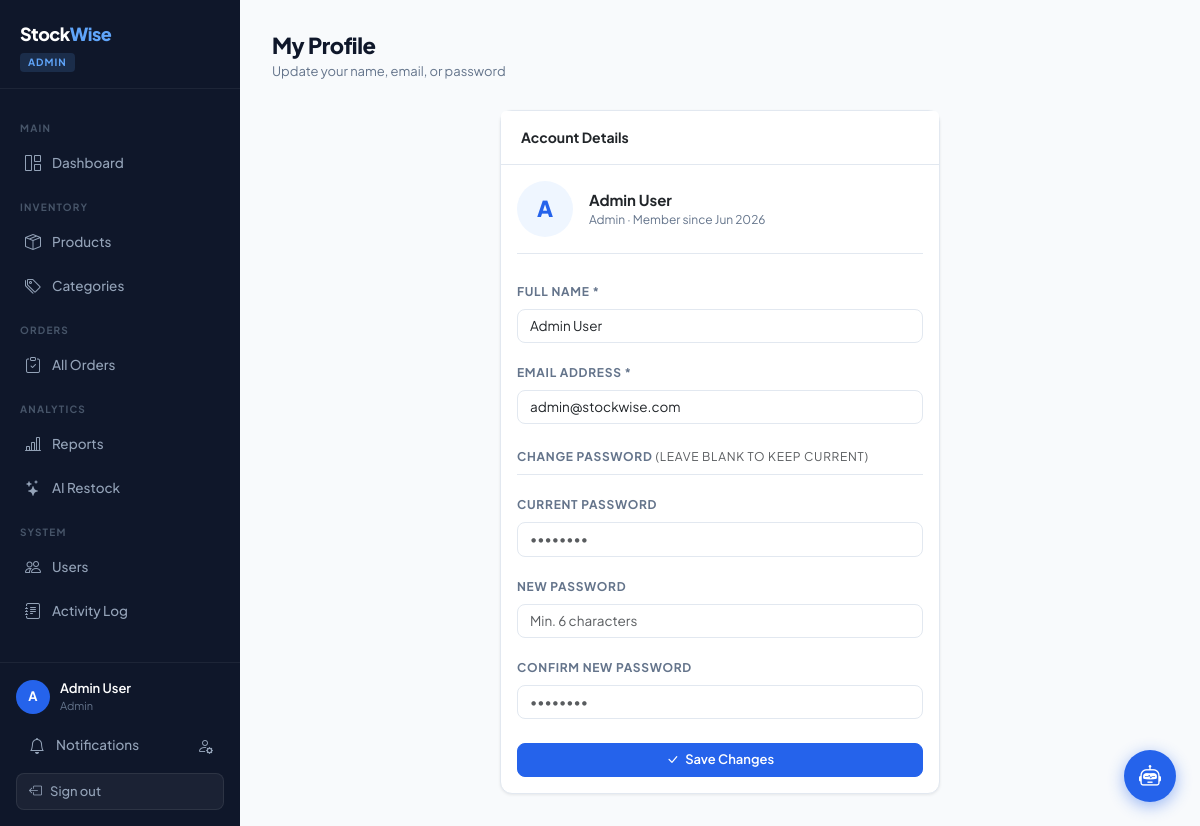
The app's page /profile.php (signed in) with its own data.
### tables this page shows
CREATE TABLE users (
    id          INT AUTO_INCREMENT PRIMARY KEY,
    name        VARCHAR(100) NOT NULL,
    email       VARCHAR(150) NOT NULL UNIQUE,
    password    VARCHAR(255) NOT NULL,
    role        ENUM('admin', 'staff') NOT NULL DEFAULT 'staff',
    is_active   TINYINT(1) NOT NULL DEFAULT 1,
    created_at  DATETIME DEFAULT CURRENT_TIMESTAMP,
    updated_at  DATETIME DEFAULT CURRENT_TIMESTAMP ON UPDATE CURRENT_TIMESTAMP
);

### classes/Auth.php (called while the page is built, shortened)
<?php
class Auth {
    public static function user(): array {
        return [
            'id'   => $_SESSION['user_id']   ?? null,
            'name' => $_SESSION['user_name'] ?? 'Guest',
            'role' => $_SESSION['user_role'] ?? null,
        ];
    }
    public static function isAdmin(): bool {
        return ($_SESSION['user_role'] ?? '') === 'admin';
    }
}

### profile.php (the view, shortened to what this page needs)
<?php
require_once __DIR__ . '/classes/Auth.php';
$me = Auth::user();
$db = Database::getInstance();
$row = $db->prepare('SELECT name, email, role, created_at FROM users WHERE id=?');
$row->execute([$me['id']]);
$profile = $row->fetch();
$activePage = 'profile';
include __DIR__ . '/includes/header.php';
?>
<div class="page-header">
    <h1 class="page-title">My Profile</h1>
    <div class="page-subtitle">Update your name, email, or password</div>
</div>
<div class="row g-3 justify-content-center">
    <div class="col-md-6">
        <div class="card">
            <div class="card-header">Account Details</div>
            <div class="card-body">
                <div class="d-flex align-items-center gap-3 mb-4 pb-3" style="border-bottom:1px solid #E2E8F0;">
                    <div style="width:56px;height:56px;border-radius:50%;background:#EFF6FF;color:#2563EB;
                                display:flex;align-items:center;justify-content:center;font-size:22px;font-weight:800;">
                        <?= strtoupper(substr($profile['name'], 0, 1)) ?>
                    </div>
                    <div>
                        <div style="font-size:15px;font-weight:700;"><?= htmlspecialchars($profile['name']) ?></div>
                        <div style="font-size:12px;color:#64748B;">
                            <?= ucfirst($profile['role']) ?> · Member since <?= date('M Y', strtotime($profile['created_at'])) ?>
                        </div>
                    </div>
                </div>
                <form method="POST">
                    <div class="mb-3">
                        <label class="form-label">Full Name *</label>
                        <input type="text" class="form-control" name="name"
                               value="<?= htmlspecialchars($profile['name']) ?>" required>
                    </div>
                    <div class="mb-4">
                        <label class="form-label">Email Address *</label>
                        <input type="email" class="form-control" name="email"
                               value="<?= htmlspecialchars($profile['email']) ?>" required>
                    </div>
                    <div class="mb-3" style="font-size:12px;font-weight:700;text-transform:uppercase;
                                            letter-spacing:.06em;color:#64748B;padding-bottom:8px;
                                            border-bottom:1px solid #E2E8F0;">
                        Change Password <span class="fw-normal text-muted">(leave blank to keep current)</span>
                    </div>
                    <div class="mb-3">
                        <label class="form-label">Current Password</label>
                        <input type="password" class="form-control" name="current_password" placeholder="••••••••">
                    </div>
                    <div class="mb-3">
                        <label class="form-label">New Password</label>
                        <input type="password" class="form-control" name="new_password" placeholder="Min. 6 characters" minlength="6">
                    </div>
                    <div class="mb-4">
                        <label class="form-label">Confirm New Password</label>
                        <input type="password" class="form-control" name="confirm_password" placeholder="••••••••">
                    </div>
                    <button type="submit" class="btn btn-primary w-100">
                        <i class="bi bi-check-lg me-1"></i> Save Changes
                    </button>
                </form>
            </div>
        </div>
    </div>
</div>
<?php include __DIR__ . '/includes/footer.php'; ?>

### includes/header.php (shortened to what this page needs)
<?php
$user = Auth::user();
?>
<!DOCTYPE html>
<html lang="en">
<head>
    <link href="https://cdn.jsdelivr.net/npm/bootstrap@5.3.2/dist/css/bootstrap.min.css" rel="stylesheet">
    <link href="https://cdn.jsdelivr.net/npm/bootstrap-icons@1.11.3/font/bootstrap-icons.css" rel="stylesheet">
</head>
<body>
<aside class="sidebar">
    <div class="sidebar-brand">
        <div class="sidebar-brand-name">Stock<span>Wise</span></div>
        <div class="sidebar-role-badge"><?= ucfirst($user['role']) ?></div>
    </div>
    <nav class="sidebar-nav">
        <?php if (Auth::isAdmin()): ?>
        <div class="sidebar-section-label">Main</div>
        <a href="<?= APP_URL ?>/admin/dashboard.php" class="sidebar-link <?= ($activePage ?? '') === 'dashboard' ? 'active' : '' ?>">
            <i class="bi bi-grid-1x2"></i> Dashboard
        </a>
        <div class="sidebar-section-label">Inventory</div>
        <a href="<?= APP_URL ?>/admin/products.php" class="sidebar-link <?= ($activePage ?? '') === 'products' ? 'active' : '' ?>">
            <i class="bi bi-box-seam"></i> Products
        </a>
        <a href="<?= APP_URL ?>/admin/categories.php" class="sidebar-link <?= ($activePage ?? '') === 'categories' ? 'active' : '' ?>">
            <i class="bi bi-tags"></i> Categories
        </a>
        <div class="sidebar-section-label">Orders</div>
        <a href="<?= APP_URL ?>/admin/orders.php" class="sidebar-link <?= ($activePage ?? '') === 'orders' ? 'active' : '' ?>">
            <i class="bi bi-clipboard-check"></i> All Orders
        </a>
        <div class="sidebar-section-label">Analytics</div>
        <a href="<?= APP_URL ?>/admin/reports.php" class="sidebar-link <?= ($activePage ?? '') === 'reports' ? 'active' : '' ?>">
            <i class="bi bi-bar-chart-line"></i> Reports
        </a>
        <a href="<?= APP_URL ?>/admin/restock.php" class="sidebar-link <?= ($activePage ?? '') === 'restock' ? 'active' : '' ?>">
            <i class="bi bi-stars"></i> AI Restock
        </a>
        <div class="sidebar-section-label">System</div>
        <a href="<?= APP_URL ?>/admin/users.php" class="sidebar-link <?= ($activePage ?? '') === 'users' ? 'active' : '' ?>">
            <i class="bi bi-people"></i> Users
        </a>
        <a href="<?= APP_URL ?>/admin/logs.php" class="sidebar-link <?= ($activePage ?? '') === 'logs' ? 'active' : '' ?>">
            <i class="bi bi-journal-text"></i> Activity Log
        </a>
        <?php endif; ?>
    </nav>
    <div class="sidebar-footer">
        <div class="sidebar-user">
            <div class="sidebar-avatar"><?= strtoupper(substr($user['name'], 0, 1)) ?></div>
            <div>
                <div class="sidebar-user-name"><?= htmlspecialchars($user['name']) ?></div>
                <div class="sidebar-user-role"><?= ucfirst($user['role']) ?></div>
            </div>
        </div>
        <div class="d-flex gap-2 mb-2">
            <a href="<?= APP_URL ?>/notifications.php" class="sidebar-link flex-fill mb-0 position-relative" style="padding:7px 12px;">
                <i class="bi bi-bell"></i> Notifications
            </a>
            <a href="<?= APP_URL ?>/profile.php" class="sidebar-link mb-0" style="padding:7px 10px;" title="My Profile">
                <i class="bi bi-person-gear"></i>
            </a>
        </div>
        <a href="<?= APP_URL ?>/logout.php" class="btn-logout">
            <i class="bi bi-box-arrow-left"></i> Sign out
        </a>
    </div>
</aside>
<div class="main">
<div class="toast-container position-fixed bottom-0 end-0 p-3">
</div>

### includes/header.php (style rules this page uses)
:root { --sidebar-width: 240px; --brand: #2563EB; --brand-dark: #1D4ED8; --success: #16A34A; --warning: #D97706; --danger: #DC2626; --surface: #F8FAFC; --border: #E2E8F0; --text: #0F172A; --muted: #64748B; }
* { font-family: 'Plus Jakarta Sans', sans-serif; }
body { background: var(--surface); color: var(--text); }
.sidebar { position: fixed; top: 0; left: 0; bottom: 0; width: var(--sidebar-width); background: #0F172A; display: flex; flex-direction: column; z-index: 100; overflow-y: auto; }
.sidebar-brand { padding: 20px 20px 16px; border-bottom: 1px solid rgba(255,255,255,0.06); }
.sidebar-brand-name { font-size: 18px; font-weight: 800; color: white; letter-spacing: -0.03em; }
.sidebar-brand-name span { color: #60A5FA; }
.sidebar-role-badge { font-size: 10px; font-weight: 700; letter-spacing: 0.1em; text-transform: uppercase; background: rgba(96,165,250,0.15); color: #60A5FA; border-radius: 4px; padding: 2px 8px; margin-top: 6px; display: inline-block; }
.sidebar-nav { padding: 16px 12px; flex: 1; }
.sidebar-section-label { font-size: 10px; font-weight: 700; letter-spacing: 0.12em; text-transform: uppercase; color: #475569; padding: 0 8px; margin: 16px 0 6px; }
.sidebar-link { display: flex; align-items: center; gap: 10px; padding: 9px 12px; border-radius: 8px; color: #94A3B8; text-decoration: none; font-size: 13.5px; font-weight: 500; transition: all 0.15s; margin-bottom: 2px; }
.sidebar-link i { font-size: 16px; width: 18px; text-align: center; }
.sidebar-footer { padding: 16px; border-top: 1px solid rgba(255,255,255,0.06); }
.sidebar-user { display: flex; align-items: center; gap: 10px; margin-bottom: 12px; }
.sidebar-avatar { width: 34px; height: 34px; border-radius: 50%; background: #2563EB; color: white; display: flex; align-items: center; justify-content: center; font-size: 13px; font-weight: 700; flex-shrink: 0; }
.sidebar-user-name { font-size: 13px; font-weight: 600; color: white; }
.sidebar-user-role { font-size: 11px; color: #64748B; }
.btn-logout { display: flex; align-items: center; gap: 8px; width: 100%; padding: 8px 12px; border-radius: 8px; background: rgba(255,255,255,0.05); border: 1px solid rgba(255,255,255,0.08); color: #94A3B8; font-size: 13px; font-weight: 500; text-decoration: none; transition: all 0.15s; }
.main { margin-left: var(--sidebar-width); padding: 32px; min-height: 100vh; }
.page-header { margin-bottom: 28px; }
.page-title { font-size: 22px; font-weight: 800; letter-spacing: -0.02em; margin: 0; }
.page-subtitle { font-size: 13px; color: var(--muted); margin-top: 4px; }
.card { border: 1px solid var(--border); border-radius: 12px; box-shadow: 0 1px 3px rgba(0,0,0,0.08); }
.card-header { background: white; border-bottom: 1px solid var(--border); padding: 16px 20px; font-weight: 700; font-size: 14px; }
.btn-primary { background: var(--brand); border-color: var(--brand); font-weight: 600; }
.btn { font-size: 13px; font-weight: 600; border-radius: 8px; }
.form-label { font-size: 12px; font-weight: 700; color: var(--muted); text-transform: uppercase; letter-spacing: 0.06em; }
.form-control, .form-select { font-size: 13.5px; border-color: var(--border); border-radius: 8px; }
.toast-container { z-index: 9999; }

### records on screen
users: role "ADMIN", name "A", name "Admin User", role "Admin", created_at "Jun 2026", email "admin@stockwise.com"
